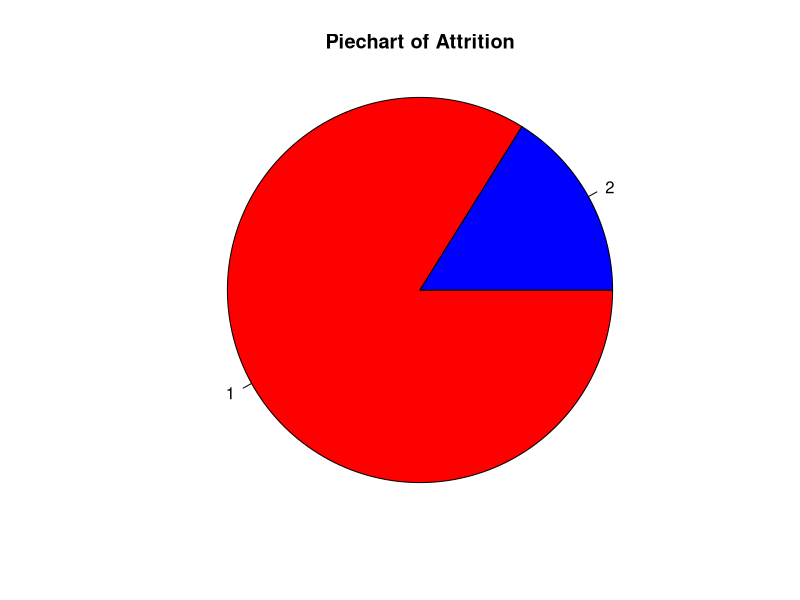
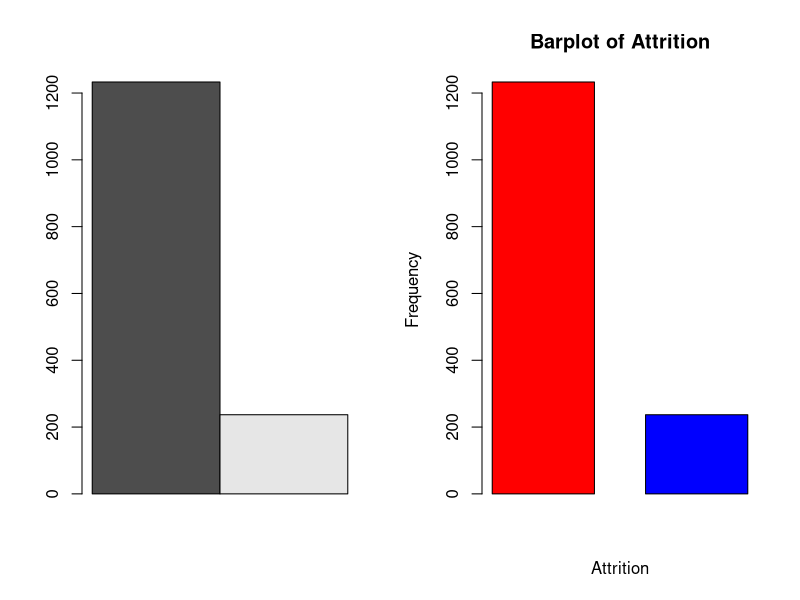
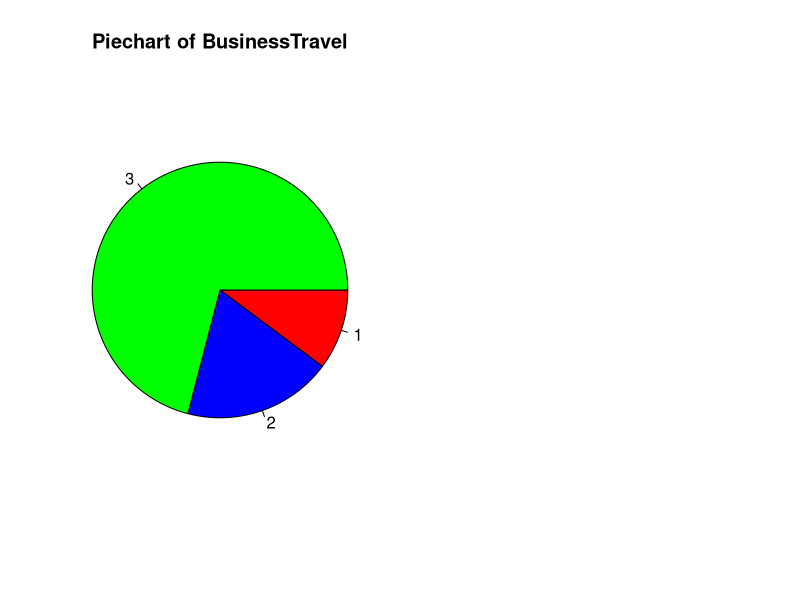
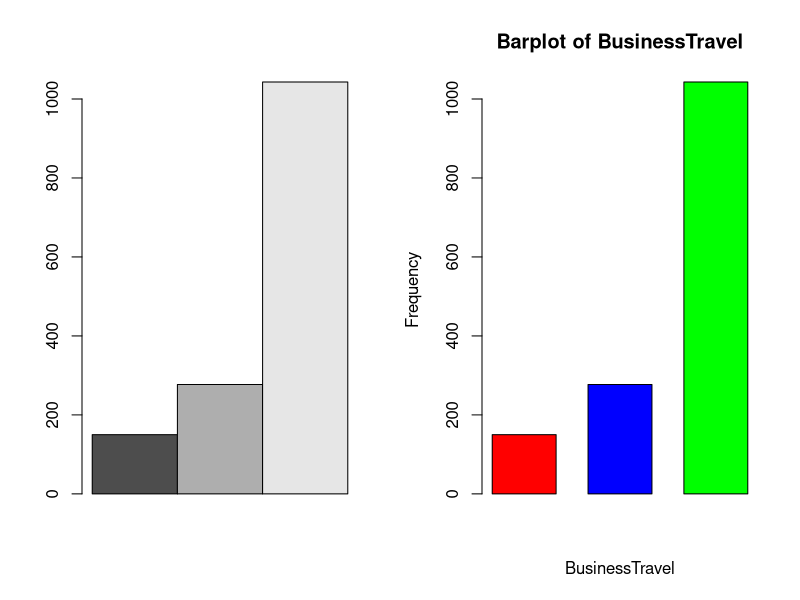
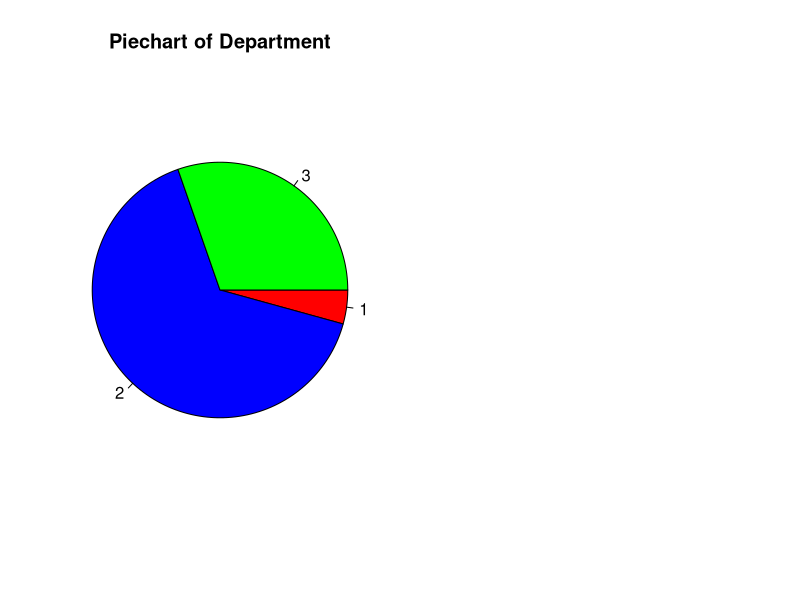
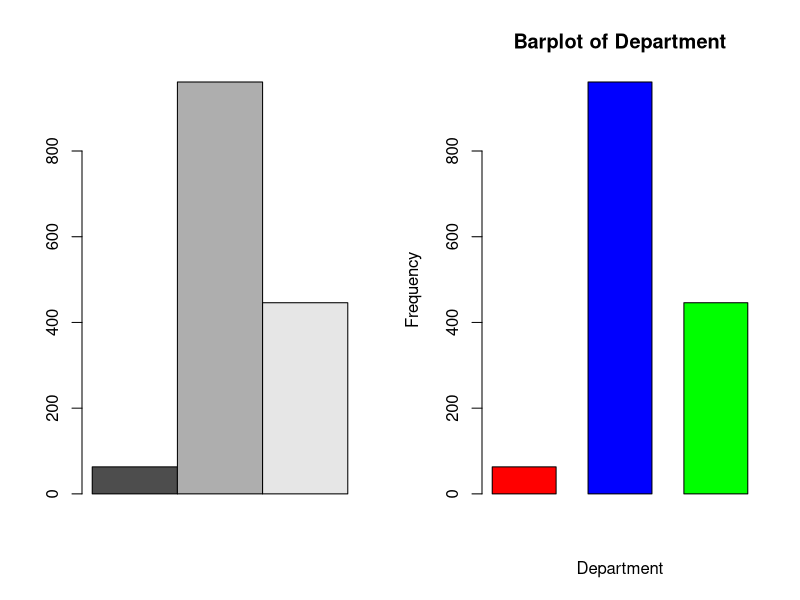
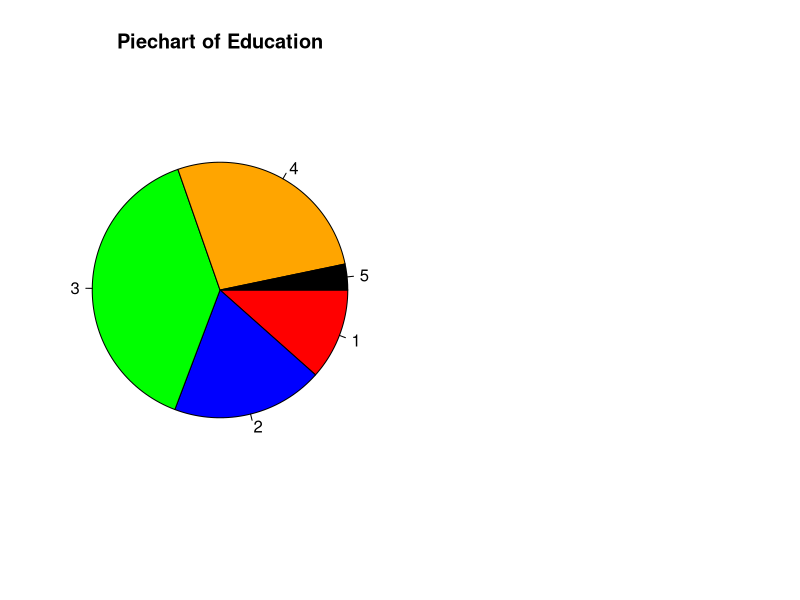
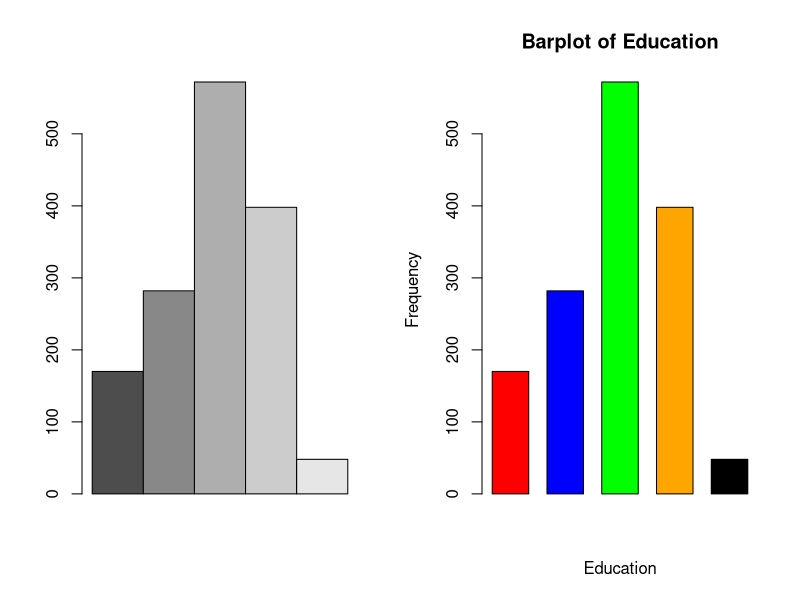

These figures' R source, in order: (Note: this script raises an error after producing the figures.)

#-----ATTRITION PROJECT------#

install.packages("stats")
install.packages("dplyr")

library(stats)#---For Data Exploration
library(dplyr)#---For Data Manipulation

getwd()
setwd("c:\\project")
getwd()

mydata<-read.csv("Attrition Case Study.csv")#Data is Loaded into mydata object from csv file
head(mydata)

str(mydata)

sum(is.na(mydata))
summary(mydata)

#----UNIVARIATE ANALYSIS

#----C

#---1
#----ATTRITION
#SUMMARIZATION
#---COUNT,PROPORTION,%,RATIO,MODE

table(mydata$Attrition)#count
table(mydata$Attrition)[1]/table(mydata$Attrition)[2]#ratio
Attrition_matrix<-as.matrix(table(mydata$Attrition))
Attrition_matrix
prop.table(table(mydata$Attrition))#proportion
round(prop.table(table(mydata$Attrition))*100,2)#percentage
table(mydata$Attrition)==max(table(mydata$Attrition))

#VISUALIZATION
#---PIECHART,BARCHART
#----ATTRITION VARIABLE
pie(Attrition_matrix,radius=1,main="Piechart of Attrition",
    col=c("red","blue"),
    labels = levels(mydata$Attrition),
    clockwise = TRUE,init.angle=0)

par(mfrow=c(1,2))
barplot(Attrition_matrix,beside =TRUE)
barplot(Attrition_matrix,beside=TRUE,
        space=0.5,
        main="Barplot of Attrition",
        xlab="Attrition",
        ylab="Frequency",
        #names.arg=c("A","N")
        names.arg = levels(mydata$Attrition),
        col = c("red","blue")
)


palette()

#---2
#----BUSINESS TRAVEL VARIABLE
#SUMMARIZATION
#---COUNT,PROPORTION,%,RATIO,MODE

table(mydata$BusinessTravel)#count
table(mydata$BusinessTravel)[1]/table(mydata$BusinessTravel)[2]#ratio
table(mydata$BusinessTravel)[2]/table(mydata$BusinessTravel)[3]#ratio
table(mydata$BusinessTravel)[1]/table(mydata$BusinessTravel)[3]#ratio
BusinessTravel_matrix<-as.matrix(table(mydata$BusinessTravel))
BusinessTravel_matrix
prop.table(table(mydata$BusinessTravel))#proportion
round(prop.table(table(mydata$BusinessTravel))*100,2)#percentage
table(mydata$BusinessTravel)==max(table(mydata$BusinessTravel))

#VISUALIZATION
#---PIECHART,BARCHART
#----ATTRITION VARIABLE
pie(BusinessTravel_matrix,radius=1,main="Piechart of BusinessTravel",
    col=c("red","blue","green"),
    labels = levels(mydata$BusinessTravel),
    clockwise = TRUE,init.angle=0)

par(mfrow=c(1,2))
barplot(BusinessTravel_matrix,beside =TRUE)
barplot(BusinessTravel_matrix,beside=TRUE,
        space=0.5,
        main="Barplot of BusinessTravel",
        xlab="BusinessTravel",
        ylab="Frequency",
        #names.arg=c("A","N")
        names.arg = levels(mydata$BusinessTravel),
        col = c("red","blue","green")
)


#---3
#----DEPARTMENT
#SUMMARIZATION
#---COUNT,PROPORTION,%,RATIO,MODE

table(mydata$Department)#count
table(mydata$Department)[1]/table(mydata$Department)[2]#ratio
table(mydata$Department)[2]/table(mydata$Department)[3]#ratio
table(mydata$Department)[1]/table(mydata$Department)[3]#ratio
Department_matrix<-as.matrix(table(mydata$Department))
Department_matrix
prop.table(table(mydata$Department))#proportion
round(prop.table(table(mydata$Department))*100,2)#percentage
table(mydata$Department)==max(table(mydata$Department))

#VISUALIZATION
#---PIECHART,BARCHART
#----ATTRITION VARIABLE
pie(Department_matrix,radius=1,main="Piechart of Department",
    col=c("red","blue","green"),
    labels = levels(mydata$Department),
    clockwise = TRUE,init.angle=0)

par(mfrow=c(1,2))
barplot(Department_matrix,beside =TRUE)
barplot(Department_matrix,beside=TRUE,
        space=0.5,
        main="Barplot of Department",
        xlab="Department",
        ylab="Frequency",
        #names.arg=c("A","N")
        names.arg = levels(mydata$Department),
        col = c("red","blue","green")
)

#---4
#----EDUCATION
#SUMMARIZATION
#---COUNT,PROPORTION,%,RATIO,MODE

table(mydata$Education)#count
table(mydata$Education)[1]/table(mydata$Education)[2]#ratio
table(mydata$Education)[2]/table(mydata$Education)[3]#ratio
table(mydata$Education)[3]/table(mydata$Education)[4]#ratio
Education_matrix<-as.matrix(table(mydata$Education))
Education_matrix
prop.table(table(mydata$Education))#proportion
round(prop.table(table(mydata$Education))*100,2)#percentage
#table(mydata$Department)==max(table(mydata$Department))

#VISUALIZATION
#---PIECHART,BARCHART
#----ATTRITION VARIABLE
pie(Education_matrix,radius=1,main="Piechart of Education",
    col=c("red","blue","green","orange","black"),
    labels = levels(mydata$Education),
    clockwise = TRUE,init.angle=0)

par(mfrow=c(1,2))
barplot(Education_matrix,beside =TRUE)
barplot(Education_matrix,beside=TRUE,
        space=0.5,
        main="Barplot of Education",
        xlab="Education",
        ylab="Frequency",
        #names.arg=c("A","N")
        names.arg = levels(mydata$Education),
        col = c("red","blue","green","orange","black")
)

#---5
#----EDUCATION FIELD
#SUMMARIZATION
#---COUNT,PROPORTION,%,RATIO,MODE

table(mydata$EducationField)#count
table(mydata$EducationField)[1]/table(mydata$EducationField)[2]#ratio
table(mydata$EducationField)[2]/table(mydata$EducationField)[3]#ratio
table(mydata$EducationField)[3]/table(mydata$EducationField)[4]#ratio
table(mydata$EducationField)[4]/table(mydata$EducationField)[5]#ratio
table(mydata$EducationField)[5]/table(mydata$EducationField)[6]#ratio
EducationField_matrix<-as.matrix(table(mydata$EducationField))
EducationField_matrix
prop.table(table(mydata$EducationField))#proportion
round(prop.table(table(mydata$EducationField))*100,2)#percentage
#table(mydata$Department)==max(table(mydata$Department))

#VISUALIZATION
#---PIECHART,BARCHART
#----ATTRITION VARIABLE
pie(EducationField_matrix,radius=1,main="Piechart of EducationField",
    col=c("red","blue","green","yellow","white","grey"),
    labels = levels(mydata$EducationField),
    clockwise = TRUE,init.angle=0)

par(mfrow=c(1,2))
barplot(EducationField_matrix,beside =TRUE)
barplot(EducationField_matrix,beside=TRUE,
        space=0.5,
        main="Barplot of EducationField",
        xlab="EducationField",
        ylab="Frequency",
        #names.arg=c("A","N")
        names.arg = levels(mydata$EducationField),
        col = c("red","blue","green","yellow","white","grey")
)

#---6
#----ENVIRONMENT SATISFACTION
#SUMMARIZATION
#---COUNT,PROPORTION,%,RATIO,MODE

table(mydata$EnvironmentSatisfaction)#count
table(mydata$EnvironmentSatisfaction)[1]/table(mydata$EnvironmentSatisfaction)[2]#ratio
table(mydata$EnvironmentSatisfaction)[2]/table(mydata$EnvironmentSatisfaction)[3]#ratio
table(mydata$EnvironmentSatisfaction)[3]/table(mydata$EnvironmentSatisfaction)[4]#ratio
#table(mydata$EducationField)[4]/table(mydata$EducationField)[5]#ratio
#table(mydata$EducationField)[5]/table(mydata$EducationField)[6]#ratio
EnvironmentSatisfaction_matrix<-as.matrix(table(mydata$EnvironmentSatisfaction))
EnvironmentSatisfaction_matrix
prop.table(table(mydata$EnvironmentSatisfaction))#proportion
round(prop.table(table(mydata$EnvironmentSatisfaction))*100,2)#percentage
#table(mydata$Department)==max(table(mydata$Department))

#VISUALIZATION
#---PIECHART,BARCHART
#----ATTRITION VARIABLE
pie(EnvironmentSatisfaction_matrix,radius=1,main="Piechart of EnvironmentSatisfaction",
    col=c("red","blue","green","yelow"),
    labels = levels(mydata$EnvironmentSatisfaction),
    clockwise = TRUE,init.angle=0)

par(mfrow=c(1,2))
barplot(EnvironmentSatisfaction_matrix,beside =TRUE)
barplot(EnvironmentSatisfaction_matrix,beside=TRUE,
        space=0.5,
        main="Barplot of EnvironmentSatisfaction",
        xlab="EnvironmentSatisfaction",
        ylab="Frequency",
        #names.arg=c("A","N")
        names.arg = levels(mydata$EnvironmentSatisfaction),
        col = c("red","blue","green","yelow")
)


#---7
#----GENDER
#SUMMARIZATION
#---COUNT,PROPORTION,%,RATIO,MODE

table(mydata$Gender)#count
table(mydata$Gender)[1]/table(mydata$Gender)[2]#ratio
Gender_matrix<-as.matrix(table(mydata$Gender))
Gender_matrix
prop.table(table(mydata$Gender))#proportion
round(prop.table(table(mydata$Gender)*100,2))#percentage
#table(mydata$Gender)==max(table(mydata$Gender))

#VISUALIZATION
#---PIECHART,BARCHART
pie(Gender_matrix,radius=1,main="Piechart of Gender",
    col=c("red","blue"),
    labels = levels(mydata$Gender),
    clockwise = TRUE,init.angle=0)

par(mfrow=c(1,2))
barplot(Gender_matrix,beside =TRUE)
barplot(Gender_matrix,beside=TRUE,
        space=0.5,
        main="Barplot of Gender",
        xlab="Gender",
        ylab="Frequency",
        #names.arg=c("A","N")
        names.arg = levels(mydata$Gender),
        col = c("blue","red")
)


#---8
#----JOB INVOLVEMENT
#SUMMARIZATION
#---COUNT,PROPORTION,%,RATIO,MODE

table(mydata$JobInvolvement)#count
table(mydata$JobInvolvement)[1]/table(mydata$JobInvolvement)[2]#ratio
table(mydata$JobInvolvement)[2]/table(mydata$JobInvolvement)[3]#ratio
table(mydata$JobInvolvement)[3]/table(mydata$JobInvolvement)[4]#ratio
JobInvolvement_matrix<-as.matrix(table(mydata$JobInvolvement))
JobInvolvement_matrix
prop.table(table(mydata$JobInvolvement))#proportion
round(prop.table(table(mydata$JobInvolvement))*100,2)#percentage
#table(mydata$Department)==max(table(mydata$Department))

#VISUALIZATION
#---PIECHART,BARCHART
pie(JobInvolvement_matrix,radius=1,main="Piechart of JobInvolvement",
    col=c("red","blue","green","yelow"),
    labels = levels(mydata$JobInvolvement),
    clockwise = TRUE,init.angle=0)

par(mfrow=c(1,2))
barplot(JobInvolvement_matrix,beside =TRUE)
barplot(JobInvolvement_matrix,beside=TRUE,
        space=0.5,
        main="Barplot of JobInvolvement",
        xlab="JobInvolvement",
        ylab="Frequency",
        #names.arg=c("A","N")
        names.arg = levels(mydata$JobInvolvement),
        col = c("red","blue","green","yelow")
)

#---9
#----JOB LEVEL
#SUMMARIZATION
#---COUNT,PROPORTION,%,RATIO,MODE

table(mydata$JobLevel)#count
table(mydata$JobLevel)[1]/table(mydata$JobLevel)[2]#ratio
table(mydata$JobLevel)[2]/table(mydata$JobLevel)[3]#ratio
table(mydata$JobLevel)[3]/table(mydata$JobLevel)[4]#ratio
JobLevel_matrix<-as.matrix(table(mydata$JobLevel))
JobLevel_matrix
prop.table(table(mydata$JobLevel))#proportion
round(prop.table(table(mydata$JobLevel))*100,2)#percentage
#table(mydata$Department)==max(table(mydata$Department))

#VISUALIZATION
#---PIECHART,BARCHART
pie(JobLevel_matrix,radius=1,main="Piechart of JobLevel",
    col=c("red","blue","green","yelow"),
    labels = levels(mydata$JobLevel),
    clockwise = TRUE,init.angle=0)

par(mfrow=c(1,2))
barplot(JobLevel_matrix,beside =TRUE)
barplot(JobLevel_matrix,beside=TRUE,
        space=0.5,
        main="Barplot of JobLevel",
        xlab="JobLevel",
        ylab="Frequency",
        #names.arg=c("A","N")
        names.arg = levels(mydata$JobLevel),
        col = c("red","blue","green","yelow")
)


#---10
#----JOB ROLE
#SUMMARIZATION
#---COUNT,PROPORTION,%,RATIO,MODE

table(mydata$JobRole)#count
table(mydata$JobRole)[1]/table(mydata$JobRole)[2]#ratio
table(mydata$JobRole)[2]/table(mydata$JobRole)[3]#ratio
table(mydata$JobRole)[3]/table(mydata$JobRole)[4]#ratio
table(mydata$JobRole)[4]/table(mydata$JobRole)[5]#ratio
table(mydata$JobRole)[5]/table(mydata$JobRole)[6]#ratio
table(mydata$JobRole)[6]/table(mydata$JobRole)[7]#ratio
table(mydata$JobRole)[7]/table(mydata$JobRole)[8]#ratio
table(mydata$JobRole)[8]/table(mydata$JobRole)[9]#ratio
table(mydata$JobRole)[5]/table(mydata$JobRole)[6]#ratio
JobRole_matrix<-as.matrix(table(mydata$EducationField))
JobRole_matrix
prop.table(table(mydata$JobRole))#proportion
round(prop.table(table(mydata$JobRole))*100,2)#percentage
#table(mydata$Department)==max(table(mydata$Department))

#VISUALIZATION
#---PIECHART,BARCHART
#----ATTRITION VARIABLE
pie(JobRole_matrix,radius=1,main="Piechart of JobRole",
    col=c("red","blue","green","yelow","white","grey","purpple","black","brown"),
    labels = levels(mydata$JobRole),
    clockwise = TRUE,init.angle=0)

par(mfrow=c(1,2))
barplot(JobRole_matrix,beside =TRUE)
barplot(JobRole_matrix,beside=TRUE,
        space=0.5,
        main="Barplot of JobRole",
        xlab="JobRole",
        ylab="Frequency",
        #names.arg=c("A","N")
        names.arg = levels(mydata$JobRole),
        col = c("red","blue","green","yelow","white","grey","purpple","black","brown")
)


#---11
#----JOB SATISFACTION
#SUMMARIZATION
#---COUNT,PROPORTION,%,RATIO,MODE

table(mydata$JobSatisfaction)#count
table(mydata$JobSatisfaction)[1]/table(mydata$JobSatisfaction)[2]#ratio
table(mydata$JobSatisfaction)[2]/table(mydata$JobSatisfaction)[3]#ratio
table(mydata$JobSatisfaction)[3]/table(mydata$JobSatisfaction)[4]#ratio
JobSatisfaction_matrix<-as.matrix(table(mydata$JobSatisfaction))
JobSatisfaction_matrix
prop.table(table(mydata$JobSatisfaction))#proportion
round(prop.table(table(mydata$JobSatisfaction))*100,2)#percentage
#table(mydata$Department)==max(table(mydata$Department))

#VISUALIZATION
#---PIECHART,BARCHART
pie(JobSatisfaction_matrix,radius=1,main="Piechart of JobSatisfaction",
    col=c("red","blue","green","yelow"),
    labels = levels(mydata$JobSatisfaction),
    clockwise = TRUE,init.angle=0)

par(mfrow=c(1,2))
barplot(JobSatisfaction_matrix,beside =TRUE)
barplot(JobSatisfaction_matrix,beside=TRUE,
        space=0.5,
        main="Barplot of JobSatisfaction",
        xlab="JobSatisfaction",
        ylab="Frequency",
        #names.arg=c("A","N")
        names.arg = levels(mydata$JobSatisfaction),
        col = c("red","blue","green","yelow")
)

#---12
#----MARITAL STATUS
#SUMMARIZATION
#---COUNT,PROPORTION,%,RATIO,MODE

table(mydata$MaritalStatus)#count
table(mydata$MaritalStatus)[1]/table(mydata$MaritalStatus)[2]#ratio
table(mydata$MaritalStatus)[2]/table(mydata$MaritalStatus)[3]#ratio
table(mydata$MaritalStatus)[1]/table(mydata$MaritalStatus)[3]#ratio
MaritalStatus_matrix<-as.matrix(table(mydata$MaritalStatus))
MaritalStatus_matrix
prop.table(table(mydata$MaritalStatus))#proportion
round(prop.table(table(mydata$MaritalStatus))*100,2)#percentage
#table(mydata$Department)==max(table(mydata$Department))

#VISUALIZATION
#---PIECHART,BARCHART
#----ATTRITION VARIABLE
pie(MaritalStatus_matrix,radius=1,main="Piechart of MaritalStatus",
    col=c("red","blue","green"),
    labels = levels(mydata$MaritalStatus),
    clockwise = TRUE,init.angle=0)

par(mfrow=c(1,2))
barplot(MaritalStatus_matrix,beside =TRUE)
barplot(MaritalStatus_matrix,beside=TRUE,
        space=0.5,
        main="Barplot of MaritalStatus",
        xlab="MaritalStatus",
        ylab="Frequency",
        #names.arg=c("A","N")
        names.arg = levels(mydata$MaritalStatus),
        col = c("red","blue","green")
)


#---13
#----OVER TIME
#SUMMARIZATION
#---COUNT,PROPORTION,%,RATIO,MODE

table(mydata$OverTime)#count
table(mydata$OverTime)[1]/table(mydata$OverTime)[2]#ratio
OverTime_matrix<-as.matrix(table(mydata$OverTime))
OverTime_matrix
prop.table(table(mydata$OverTime))#proportion
round(prop.table(table(mydata$OverTime))*100,2)#percentage
#table(mydata$Department)==max(table(mydata$Department))

#VISUALIZATION
#---PIECHART,BARCHART
#----ATTRITION VARIABLE
pie(OverTime_matrix,radius=1,main="Piechart of OverTime",
    col=c("red","blue"),
    labels = levels(mydata$OverTime),
    clockwise = TRUE,init.angle=0)

par(mfrow=c(1,2))
barplot(OverTime_matrix,beside =TRUE)
barplot(OverTime_matrix,beside=TRUE,
        space=0.5,
        main="Barplot of OverTime",
        xlab="OverTime",
        ylab="Frequency",
        #names.arg=c("A","N")
        names.arg = levels(mydata$OverTime),
        col = c("red","blue")
)


#---14
#----PERFORMANCE RATING
#SUMMARIZATION
#---COUNT,PROPORTION,%,RATIO,MODE

table(mydata$PerformanceRating)#count
table(mydata$PerformanceRating)[1]/table(mydata$PerformanceRating)[2]#ratio
table(mydata$PerformanceRating)[2]/table(mydata$PerformanceRating)[3]#ratio
table(mydata$PerformanceRating)[3]/table(mydata$PerformanceRating)[4]#ratio
table(mydata$PerformanceRating)[4]/table(mydata$PerformanceRating)[5]#ratio
PerformanceRating_matrix<-as.matrix(table(mydata$PerformanceRating))
PerformanceRating_matrix
prop.table(table(mydata$PerformanceRating))#proportion
round(prop.table(table(mydata$PerformanceRating))*100,2)#percentage
#table(mydata$Department)==max(table(mydata$Department))

#VISUALIZATION
#---PIECHART,BARCHART
pie(PerformanceRating_matrix,radius=1,main="Piechart of PerformanceRating",
    col=c("red","blue","green","yelow","orange"),
    labels = levels(mydata$PerformanceRating),
    clockwise = TRUE,init.angle=0)

par(mfrow=c(1,2))
barplot(PerformanceRating_matrix,beside =TRUE)
barplot(PerformanceRating_matrix,beside=TRUE,
        space=0.5,
        main="Barplot of PerformanceRating",
        xlab="PerformanceRating",
        ylab="Frequency",
        #names.arg=c("A","N")
        names.arg = levels(mydata$PerformanceRating),
        col = c("red","blue","green","yelow","orange")
)


#---15
#----RELATIONSHIP SATISFACTION
#SUMMARIZATION
#---COUNT,PROPORTION,%,RATIO,MODE

table(mydata$RelationshipSatisfaction)#count
table(mydata$RelationshipSatisfaction)[1]/table(mydata$RelationshipSatisfaction)[2]#ratio
table(mydata$RelationshipSatisfaction)[2]/table(mydata$RelationshipSatisfaction)[3]#ratio
table(mydata$RelationshipSatisfaction)[3]/table(mydata$RelationshipSatisfaction)[4]#ratio
RelationshipSatisfaction_matrix<-as.matrix(table(mydata$RelationshipSatisfaction))
RelationshipSatisfaction_matrix
prop.table(table(mydata$RelationshipSatisfaction))#proportion
round(prop.table(table(mydata$RelationshipSatisfaction))*100,2)#percentage
#table(mydata$Department)==max(table(mydata$Department))

#VISUALIZATION
#---PIECHART,BARCHART
pie(RelationshipSatisfaction_matrix,radius=1,main="Piechart of RelationshipSatisfaction",
    col=c("red","blue","green","yelow"),
    labels = levels(mydata$RelationshipSatisfaction),
    clockwise = TRUE,init.angle=0)

par(mfrow=c(1,2))
barplot(RelationshipSatisfaction_matrix,beside =TRUE)
barplot(RelationshipSatisfaction_matrix,beside=TRUE,
        space=0.5,
        main="Barplot of RelationshipSatisfaction",
        xlab="RelationshipSatisfaction",
        ylab="Frequency",
        #names.arg=c("A","N")
        names.arg = levels(mydata$RelationshipSatisfaction),
        col = c("red","blue","green","yelow")
)

#---16
#----STOCK OPTION LEVEL
#SUMMARIZATION
#---COUNT,PROPORTION,%,RATIO,MODE

table(mydata$StockOptionLevel)#count
table(mydata$StockOptionLevel)[1]/table(mydata$StockOptionLevel)[2]#ratio
table(mydata$StockOptionLevel)[2]/table(mydata$StockOptionLevel)[3]#ratio
table(mydata$StockOptionLevel)[3]/table(mydata$StockOptionLevel)[4]#ratio
StockOptionLevel_matrix<-as.matrix(table(mydata$StockOptionLevel))
StockOptionLevel_matrix
prop.table(table(mydata$StockOptionLevel))#proportion
round(prop.table(table(mydata$StockOptionLevel))*100,2)#percentage
#table(mydata$Department)==max(table(mydata$Department))

#VISUALIZATION
#---PIECHART,BARCHART
pie(StockOptionLevel_matrix,radius=1,main="Piechart of StockOptionLevel",
    col=c("red","blue","green","yelow"),
    labels = levels(mydata$StockOptionLevel),
    clockwise = TRUE,init.angle=0)

par(mfrow=c(1,2))
barplot(StockOptionLevel_matrix,beside =TRUE)
barplot(StockOptionLevel_matrix,beside=TRUE,
        space=0.5,
        main="Barplot of StockOptionLevel",
        xlab="StockOptionLevel",
        ylab="Frequency",
        #names.arg=c("A","N")
        names.arg = levels(mydata$StockOptionLevel),
        col = c("red","blue","green","yelow")
)


#---17
#----WORK LIFE BALANCE
#SUMMARIZATION
#---COUNT,PROPORTION,%,RATIO,MODE

table(mydata$WorkLifeBalance)#count
table(mydata$WorkLifeBalance)[1]/table(mydata$WorkLifeBalance)[2]#ratio
table(mydata$WorkLifeBalance)[2]/table(mydata$WorkLifeBalance)[3]#ratio
table(mydata$WorkLifeBalance)[3]/table(mydata$WorkLifeBalance)[4]#ratio
WorkLifeBalance_matrix<-as.matrix(table(mydata$WorkLifeBalance))
WorkLifeBalance_matrix
prop.table(table(mydata$WorkLifeBalance))#proportion
round(prop.table(table(mydata$WorkLifeBalance))*100,2)#percentage
#table(mydata$Department)==max(table(mydata$Department))

#VISUALIZATION
#---PIECHART,BARCHART
pie(WorkLifeBalance_matrix,radius=1,main="Piechart of WorkLifeBalance",
    col=c("red","blue","green","yelow"),
    labels = levels(mydata$WorkLifeBalance),
    clockwise = TRUE,init.angle=0)

par(mfrow=c(1,2))
barplot(WorkLifeBalance_matrix,beside =TRUE)
barplot(WorkLifeBalance_matrix,beside=TRUE,
        space=0.5,
        main="Barplot of WorkLifeBalance",
        xlab="WorkLifeBalance",
        ylab="Frequency",
        #names.arg=c("A","N")
        names.arg = levels(mydata$WorkLifeBalance),
        col = c("red","blue","green","yelow")
)



#----Q

#---1
#----AGE
#---Summarization
mean(mydata$Age)
median(mydata$Age)
min(mydata$Age)
max(mydata$Age)
range(mydata$Age)
sd(mydata$Age)
var(mydata$Age)
IQR(mydata$Age)
fivenum(mydata$Age)
summary(mydata$Age)
is.na(mydata$Age)

#VISUALIZATION
hist(mydata$Age)

abline(v=mean(mydata$Age),col = "blue")
abline(v=mean(mydata$Age) + 2*sd(mydata$Age),col = "blue")
#abline(v=mean(mydata$Age) + 3*sd(mydata$Age),col = "blue")
text(37,300,"Mean")
text(55,300,"Sd+2")
#text(2000,120,"Sd+3")

boxplot(mydata$Age,col = "red")
text(1.3,fivenum(mydata$Age),fivenum(mydata$Age))
text(1.3,fivenum(mydata$Age),c("Min","Q1","Mid","Q3","Max"))
boxplot(mydata$Age,col = "red")$out
boxplot(mydata$Age,col = "red")$stats
#mydata$Age[mydata$Age>boxplot(mydata$Age ,col = "red")]

par(mfrow=c(1,2))
png(filename ="plot1.png",
    height=480,width=480,units = "px")
dev.off()


#---2
#----DAILY RATE
#---Summarization
mean(mydata$DailyRate)
median(mydata$DailyRate)
min(mydata$DailyRate)
max(mydata$DailyRate)
range(mydata$DailyRate)
sd(mydata$DailyRate)
var(mydata$DailyRate)
IQR(mydata$DailyRate)
fivenum(mydata$DailyRate)
summary(mydata$DailyRate)
is.na(mydata$DailyRate)

#VISUALIZATION
hist(mydata$DailyRate)

abline(v=mean(mydata$DailyRate),col = "red")
abline(v=mean(mydata$DailyRate) + 2*sd(mydata$DailyRate),col = "red")
abline(v=mean(mydata$DailyRate) + 3*sd(mydata$DailyRate),col = "red")
text(800,100,"Mean")
#text(55,300,"Sd+2")
#text(2000,120,"Sd+3")

boxplot(mydata$DailyRate,col = "red")
text(1.3,fivenum(mydata$DailyRate),fivenum(mydata$DailyRate))
text(1.3,fivenum(mydata$DailyRate),c("Min","Q1","Mid","Q3","Max"))
boxplot(mydata$DailyRate,col = "red")$out
boxplot(mydata$DailyRate,col = "red")$stats
#mydata$Age[mydata$Age>boxplot(mydata$Age ,col = "red")]

#---3
#----DISTANCE FROM HOME
#---Summarization
mean(mydata$DistanceFromHome)
median(mydata$DistanceFromHome)
min(mydata$DistanceFromHome)
max(mydata$DistanceFromHome)
range(mydata$DistanceFromHome)
sd(mydata$DistanceFromHome)
var(mydata$DistanceFromHome)
IQR(mydata$DistanceFromHome)
fivenum(mydata$DistanceFromHome)
summary(mydata$DistanceFromHome)
is.na(mydata$DistanceFromHome)

#VISUALIZATION
hist(mydata$DistanceFromHome)

abline(v=mean(mydata$DistanceFromHome),col = "red")
abline(v=mean(mydata$DistanceFromHome) + 2*sd(mydata$DistanceFromHome),col = "red")
abline(v=mean(mydata$DistanceFromHome) + 3*sd(mydata$DistanceFromHome),col = "red")
text(8,300,"Mean")
text(26,300,"Sd+2")
#text(2000,120,"Sd+3")

boxplot(mydata$DistanceFromHome,col = "red")
text(1.3,fivenum(mydata$DistanceFromHome),fivenum(mydata$DistanceFromHome))
text(1.3,fivenum(mydata$DistanceFromHome),c("Min","Q1","Mid","Q3","Max"))
boxplot(mydata$DistanceFromHome,col = "red")$out
boxplot(mydata$DistanceFromHome,col = "red")$stats


#---4
#----EMPLOYEE NUMBER
#---Summarization
mean(mydata$EmployeeNumber)
median(mydata$EmployeeNumber)
min(mydata$EmployeeNumber)
max(mydata$EmployeeNumber)
range(mydata$EmployeeNumber)
sd(mydata$EmployeeNumber)
var(mydata$EmployeeNumber)
IQR(mydata$EmployeeNumber)
fivenum(mydata$EmployeeNumber)
summary(mydata$EmployeeNumber)
is.na(mydata$EmployeeNumber)

#VISUALIZATION
hist(mydata$EmployeeNumber)

abline(v=mean(mydata$EmployeeNumber),col = "blue")
abline(v=mean(mydata$EmployeeNumber) + 2*sd(mydata$EmployeeNumber),col = "blue")
#abline(v=mean(mydata$Age) + 3*sd(mydata$Age),col = "blue")
text(37,300,"Mean")
text(55,300,"Sd+2")
#text(2000,120,"Sd+3")

boxplot(mydata$EmployeeNumber,col = "red")
text(1.3,fivenum(mydata$EmployeeNumber),fivenum(mydata$EmployeeNumber))
text(1.3,fivenum(mydata$EmployeeNumber),c("Min","Q1","Mid","Q3","Max"))
boxplot(mydata$EmployeeNumber,col = "red")$out
boxplot(mydata$EmployeeNumber,col = "red")$stats


#---5
#----HOURLY RATE
#---Summarization
mean(mydata$HourlyRate)
median(mydata$HourlyRate)
min(mydata$HourlyRate)
max(mydata$HourlyRate)
range(mydata$HourlyRate)
sd(mydata$HourlyRate)
var(mydata$HourlyRate)
IQR(mydata$HourlyRate)
fivenum(mydata$HourlyRate)
summary(mydata$HourlyRate)
is.na(mydata$HourlyRate)

#VISUALIZATION
hist(mydata$HourlyRate)

abline(v=mean(mydata$HourlyRate),col = "red")
abline(v=mean(mydata$HourlyRate) + 2*sd(mydata$HourlyRate),col = "red")
abline(v=mean(mydata$HourlyRate) + 3*sd(mydata$HourlyRate),col = "red")
text(800,100,"Mean")
#text(55,300,"Sd+2")
#text(2000,120,"Sd+3")

boxplot(mydata$HourlyRate,col = "red")
text(1.3,fivenum(mydata$HourlyRate),fivenum(mydata$HourlyRate))
text(1.3,fivenum(mydata$HourlyRate),c("Min","Q1","Mid","Q3","Max"))
boxplot(mydata$HourlyRate,col = "red")$out
boxplot(mydata$HourlyRate,col = "red")$stats


#---6
#----MONTHLY INCOME
#---Summarization
mean(mydata$MonthlyIncome)
median(mydata$MonthlyIncome)
min(mydata$MonthlyIncome)
max(mydata$MonthlyIncome)
range(mydata$MonthlyIncome)
sd(mydata$MonthlyIncome)
var(mydata$MonthlyIncome)
IQR(mydata$MonthlyIncome)
fivenum(mydata$MonthlyIncome)
summary(mydata$MonthlyIncome)
is.na(mydata$MonthlyIncome)

#VISUALIZATION
hist(mydata$MonthlyIncome)

abline(v=mean(mydata$MonthlyIncome),col = "red")
abline(v=mean(mydata$MonthlyIncome) + 2*sd(mydata$MonthlyIncome),col = "red")
abline(v=mean(mydata$MonthlyIncome) + 3*sd(mydata$MonthlyIncome),col = "red")
text(800,100,"Mean")
#text(55,300,"Sd+2")
#text(2000,120,"Sd+3")

boxplot(mydata$MonthlyIncome,col = "red")
text(1.3,fivenum(mydata$MonthlyIncome),fivenum(mydata$MonthlyIncome))
text(1.3,fivenum(mydata$MonthlyIncome),c("Min","Q1","Mid","Q3","Max"))
boxplot(mydata$MonthlyIncome,col = "red")$out
boxplot(mydata$MonthlyIncome,col = "red")$stats


#---7
#----MONTHLY RATE
#---Summarization
mean(mydata$MonthlyRate)
median(mydata$MonthlyRate)
min(mydata$MonthlyRate)
max(mydata$MonthlyRate)
range(mydata$MonthlyRate)
sd(mydata$MonthlyRate)
var(mydata$MonthlyRate)
IQR(mydata$MonthlyRate)
fivenum(mydata$MonthlyRate)
summary(mydata$MonthlyRate)
is.na(mydata$MonthlyRate)

#VISUALIZATION
hist(mydata$MonthlyRate)

abline(v=mean(mydata$MonthlyRate),col = "red")
abline(v=mean(mydata$MonthlyRate) + 2*sd(mydata$MonthlyRate),col = "red")
abline(v=mean(mydata$MonthlyRate) + 3*sd(mydata$MonthlyRate),col = "red")
text(800,100,"Mean")
#text(55,300,"Sd+2")
#text(2000,120,"Sd+3")

boxplot(mydata$MonthlyRate,col = "red")
text(1.3,fivenum(mydata$MonthlyRate),fivenum(mydata$MonthlyRate))
text(1.3,fivenum(mydata$MonthlyRate),c("Min","Q1","Mid","Q3","Max"))
boxplot(mydata$MonthlyRate,col = "red")$out
boxplot(mydata$MonthlyRate,col = "red")$stats


#---8
#----NUM COMPANIES WORKED
#---Summarization
mean(mydata$NumCompaniesWorked)
median(mydata$NumCompaniesWorked)
min(mydata$NumCompaniesWorked)
max(mydata$NumCompaniesWorked)
range(mydata$NumCompaniesWorked)
sd(mydata$NumCompaniesWorked)
var(mydata$NumCompaniesWorked)
IQR(mydata$NumCompaniesWorked)
fivenum(mydata$NumCompaniesWorked)
summary(mydata$NumCompaniesWorked)
is.na(mydata$NumCompaniesWorked)

#VISUALIZATION
hist(mydata$NumCompaniesWorked)

abline(v=mean(mydata$NumCompaniesWorked),col = "red")
abline(v=mean(mydata$NumCompaniesWorked) + 2*sd(mydata$NumCompaniesWorked),col = "red")
abline(v=mean(mydata$NumCompaniesWorked) + 3*sd(mydata$NumCompaniesWorked),col = "red")
text(800,100,"Mean")
#text(55,300,"Sd+2")
#text(2000,120,"Sd+3")

boxplot(mydata$NumCompaniesWorked,col = "red")
text(1.3,fivenum(mydata$NumCompaniesWorked),fivenum(mydata$NumCompaniesWorked))
text(1.3,fivenum(mydata$NumCompaniesWorked),c("Min","Q1","Mid","Q3","Max"))
boxplot(mydata$NumCompaniesWorked,col = "red")$out
boxplot(mydata$NumCompaniesWorked,col = "red")$stats


#---9
#----PERCENR SALARY HIKE
#---Summarization
mean(mydata$PercentSalaryHike)
median(mydata$PercentSalaryHike)
min(mydata$PercentSalaryHike)
max(mydata$PercentSalaryHike)
range(mydata$PercentSalaryHike)
sd(mydata$PercentSalaryHike)
var(mydata$PercentSalaryHike)
IQR(mydata$PercentSalaryHike)
fivenum(mydata$PercentSalaryHike)
summary(mydata$PercentSalaryHike)
is.na(mydata$PercentSalaryHike)

#VISUALIZATION
hist(mydata$PercentSalaryHike)

abline(v=mean(mydata$PercentSalaryHike),col = "red")
abline(v=mean(mydata$PercentSalaryHike) + 2*sd(mydata$PercentSalaryHike),col = "red")
abline(v=mean(mydata$PercentSalaryHike) + 3*sd(mydata$PercentSalaryHike),col = "red")
text(800,100,"Mean")
#text(55,300,"Sd+2")
#text(2000,120,"Sd+3")

boxplot(mydata$PercentSalaryHike,col = "red")
text(1.3,fivenum(mydata$PercentSalaryHike),fivenum(mydata$PercentSalaryHike))
text(1.3,fivenum(mydata$PercentSalaryHike),c("Min","Q1","Mid","Q3","Max"))
boxplot(mydata$PercentSalaryHike,col = "red")$out
boxplot(mydata$PercentSalaryHike,col = "red")$stats


#---10
#----STANDARD HOURS
#---Summarization
mean(mydata$StandardHours)
median(mydata$StandardHours)
min(mydata$StandardHours)
max(mydata$StandardHours)
range(mydata$StandardHours)
sd(mydata$StandardHours)
var(mydata$StandardHours)
IQR(mydata$StandardHours)
fivenum(mydata$StandardHours)
summary(mydata$StandardHours)
is.na(mydata$StandardHours)

#VISUALIZATION
hist(mydata$StandardHours)

abline(v=mean(mydata$StandardHours),col = "red")
abline(v=mean(mydata$StandardHours) + 2*sd(mydata$StandardHours),col = "red")
abline(v=mean(mydata$StandardHours) + 3*sd(mydata$StandardHours),col = "red")
text(800,100,"Mean")
#text(55,300,"Sd+2")
#text(2000,120,"Sd+3")

boxplot(mydata$StandardHours,col = "red")
text(1.3,fivenum(mydata$StandardHours),fivenum(mydata$StandardHours))
text(1.3,fivenum(mydata$StandardHours),c("Min","Q1","Mid","Q3","Max"))
boxplot(mydata$StandardHours,col = "red")$out
boxplot(mydata$StandardHours,col = "red")$stats


#---11
#----TOTAL WORKING YEARS
#---Summarization
mean(mydata$TotalWorkingYears)
median(mydata$TotalWorkingYears)
min(mydata$TotalWorkingYears)
max(mydata$TotalWorkingYears)
range(mydata$TotalWorkingYears)
sd(mydata$TotalWorkingYears)
var(mydata$TotalWorkingYears)
IQR(mydata$TotalWorkingYears)
fivenum(mydata$TotalWorkingYears)
summary(mydata$TotalWorkingYears)
is.na(mydata$TotalWorkingYears)

#VISUALIZATION
hist(mydata$TotalWorkingYears)

abline(v=mean(mydata$TotalWorkingYears),col = "red")
abline(v=mean(mydata$TotalWorkingYears) + 2*sd(mydata$TotalWorkingYears),col = "red")
abline(v=mean(mydata$TotalWorkingYears) + 3*sd(mydata$TotalWorkingYears),col = "red")
text(800,100,"Mean")
#text(55,300,"Sd+2")
#text(2000,120,"Sd+3")

boxplot(mydata$TotalWorkingYears,col = "red")
text(1.3,fivenum(mydata$TotalWorkingYears),fivenum(mydata$TotalWorkingYears))
text(1.3,fivenum(mydata$TotalWorkingYears),c("Min","Q1","Mid","Q3","Max"))
boxplot(mydata$TotalWorkingYears,col = "red")$out
boxplot(mydata$TotalWorkingYears,col = "red")$stats



#---12
#----TRAINING TIMES LAST YEAR
#---Summarization
mean(mydata$TrainingTimesLastYear)
median(mydata$TrainingTimesLastYear)
min(mydata$TrainingTimesLastYear)
max(mydata$TrainingTimesLastYear)
range(mydata$TrainingTimesLastYear)
sd(mydata$TrainingTimesLastYear)
var(mydata$TrainingTimesLastYear)
IQR(mydata$TrainingTimesLastYear)
fivenum(mydata$TrainingTimesLastYear)
summary(mydata$TrainingTimesLastYear)
is.na(mydata$TrainingTimesLastYear)

#VISUALIZATION
hist(mydata$TrainingTimesLastYear)

abline(v=mean(mydata$TrainingTimesLastYear),col = "red")
abline(v=mean(mydata$TrainingTimesLastYear) + 2*sd(mydata$TrainingTimesLastYear),col = "red")
abline(v=mean(mydata$TrainingTimesLastYear) + 3*sd(mydata$TrainingTimesLastYear),col = "red")
text(800,100,"Mean")
#text(55,300,"Sd+2")
#text(2000,120,"Sd+3")

boxplot(mydata$TrainingTimesLastYear,col = "red")
text(1.3,fivenum(mydata$TrainingTimesLastYear),fivenum(mydata$TrainingTimesLastYear))
text(1.3,fivenum(mydata$TrainingTimesLastYear),c("Min","Q1","Mid","Q3","Max"))
boxplot(mydata$TrainingTimesLastYear,col = "red")$out
boxplot(mydata$TrainingTimesLastYear,col = "red")$stats


#---13
#----YEARS AT COMPANY
#---Summarization
mean(mydata$YearsAtCompany)
median(mydata$YearsAtCompany)
min(mydata$YearsAtCompany)
max(mydata$YearsAtCompany)
range(mydata$YearsAtCompany)
sd(mydata$YearsAtCompany)
var(mydata$YearsAtCompany)
IQR(mydata$YearsAtCompany)
fivenum(mydata$YearsAtCompany)
summary(mydata$YearsAtCompany)
is.na(mydata$YearsAtCompany)

#VISUALIZATION
hist(mydata$YearsAtCompany)

abline(v=mean(mydata$YearsAtCompany),col = "red")
abline(v=mean(mydata$YearsAtCompany) + 2*sd(mydata$YearsAtCompany),col = "red")
abline(v=mean(mydata$YearsAtCompany) + 3*sd(mydata$YearsAtCompany),col = "red")
text(800,100,"Mean")
#text(55,300,"Sd+2")
#text(2000,120,"Sd+3")

boxplot(mydata$YearsAtCompany,col = "red")
text(1.3,fivenum(mydata$YearsAtCompany),fivenum(mydata$YearsAtCompany))
text(1.3,fivenum(mydata$YearsAtCompany),c("Min","Q1","Mid","Q3","Max"))
boxplot(mydata$YearsAtCompany,col = "red")$out
boxplot(mydata$YearsAtCompany,col = "red")$stats

#---14
#----YEARS IN CURRENT ROLE
#---Summarization
mean(mydata$YearsInCurrentRole)
median(mydata$YearsInCurrentRole)
min(mydata$YearsInCurrentRole)
max(mydata$YearsInCurrentRole)
range(mydata$YearsInCurrentRole)
sd(mydata$YearsInCurrentRole)
var(mydata$YearsInCurrentRole)
IQR(mydata$YearsInCurrentRole)
fivenum(mydata$YearsInCurrentRole)
summary(mydata$YearsInCurrentRole)
is.na(mydata$YearsInCurrentRole)

#VISUALIZATION
hist(mydata$YearsInCurrentRole)

abline(v=mean(mydata$YearsInCurrentRole),col = "red")
abline(v=mean(mydata$YearsInCurrentRole) + 2*sd(mydata$YearsInCurrentRole),col = "red")
abline(v=mean(mydata$YearsInCurrentRole) + 3*sd(mydata$YearsInCurrentRole),col = "red")
text(800,100,"Mean")
#text(55,300,"Sd+2")
#text(2000,120,"Sd+3")

boxplot(mydata$YearsInCurrentRole,col = "red")
text(1.3,fivenum(mydata$YearsInCurrentRole),fivenum(mydata$YearsInCurrentRole))
text(1.3,fivenum(mydata$YearsInCurrentRole),c("Min","Q1","Mid","Q3","Max"))
boxplot(mydata$YearsInCurrentRole,col = "red")$out
boxplot(mydata$YearsInCurrentRole,col = "red")$stats


#---15
#----YEARS SINCE LAST PROMOTION
#---Summarization
mean(mydata$YearsSinceLastPromotion)
median(mydata$YearsSinceLastPromotion)
min(mydata$YearsSinceLastPromotion)
max(mydata$YearsSinceLastPromotion)
range(mydata$YearsSinceLastPromotion)
sd(mydata$YearsSinceLastPromotion)
var(mydata$YearsSinceLastPromotion)
IQR(mydata$YearsSinceLastPromotion)
fivenum(mydata$YearsSinceLastPromotion)
summary(mydata$YearsSinceLastPromotion)
is.na(mydata$YearsSinceLastPromotion)

#VISUALIZATION
hist(mydata$YearsSinceLastPromotion)

abline(v=mean(mydata$YearsSinceLastPromotion),col = "red")
abline(v=mean(mydata$YearsSinceLastPromotion) + 2*sd(mydata$YearsSinceLastPromotion),col = "red")
abline(v=mean(mydata$YearsSinceLastPromotion) + 3*sd(mydata$YearsSinceLastPromotion),col = "red")
text(800,100,"Mean")
#text(55,300,"Sd+2")
#text(2000,120,"Sd+3")

boxplot(mydata$YearsSinceLastPromotion,col = "red")
text(1.3,fivenum(mydata$YearsSinceLastPromotion),fivenum(mydata$YearsSinceLastPromotion))
text(1.3,fivenum(mydata$YearsSinceLastPromotion),c("Min","Q1","Mid","Q3","Max"))
boxplot(mydata$YearsSinceLastPromotion,col = "red")$out
boxplot(mydata$YearsSinceLastPromotion,col = "red")$stats


#---16
#----YEARS WITH CURRENT MANAGER
#---Summarization
mean(mydata$YearsWithCurrManager)
median(mydata$YearsWithCurrManager)
min(mydata$YearsWithCurrManager)
max(mydata$YearsWithCurrManager)
range(mydata$YearsWithCurrManager)
sd(mydata$YearsWithCurrManager)
var(mydata$YearsWithCurrManager)
IQR(mydata$YearsWithCurrManager)
fivenum(mydata$YearsWithCurrManager)
summary(mydata$YearsWithCurrManager)
is.na(mydata$YearsWithCurrManager)

#VISUALIZATION
hist(mydata$YearsWithCurrManager)

abline(v=mean(mydata$YearsWithCurrManager),col = "red")
abline(v=mean(mydata$YearsWithCurrManager) + 2*sd(mydata$YearsWithCurrManager),col = "red")
abline(v=mean(mydata$YearsWithCurrManager) + 3*sd(mydata$YearsWithCurrManager),col = "red")
text(800,100,"Mean")
#text(55,300,"Sd+2")
#text(2000,120,"Sd+3")

boxplot(mydata$YearsWithCurrManager,col = "red")
text(1.3,fivenum(mydata$YearsWithCurrManager),fivenum(mydata$YearsWithCurrManager))
text(1.3,fivenum(mydata$YearsWithCurrManager),c("Min","Q1","Mid","Q3","Max"))
boxplot(mydata$YearsWithCurrManager,col = "red")$out
boxplot(mydata$YearsWithCurrManager,col = "red")$stats


#----------------------BIVARIATE ANALYSIS----------------------#

#------C-->Q
#SUMMARIZATION 
#VISUALIZATION

#---JobInvolvement->Age
boxplot(mydata$Age~mydata$JobInvolvement,
        col=c(2,4))$stats
#anova F test
summary(aov(mydata$JobInvolvement~mydata$Age))

#---JobLevel->Age
boxplot(mydata$Age~mydata$JobLevel,
        col=c(2,4))$stats

#---JobRole->Age
boxplot(mydata$Age~mydata$JobRole,
        col=c(2,4))$stats

####--------DistanceFromHome
boxplot(mydata$DistanceFromHome~mydata$Attrition,col=c(2,4))
#anova F test
summary(aov(mydata$DistanceFromHome~mydata$Attrition))
#t<-table(mydata$DistanceFromHome,mydata$Attrition)
#barplot(t,col = c(2,4),beside = TRUE)
####--------MonthlyIncome
boxplot(mydata$MonthlyIncome~mydata$Attrition,col=c(2,4))$stats
#anova F test
summary(aov(mydata$MonthlyIncome~mydata$Attrition))

##-----MonthlyRate
boxplot(mydata$MonthlyRate~mydata$Attrition,col=c(2,4))$stats
#anova F test
summary(aov(mydata$MonthlyRate~mydata$Attrition))

####-------TotalWorkingYears
boxplot(mydata$TotalWorkingYears~mydata$Attrition,col=c(2,4))$stats
#anova F test
summary(aov(mydata$TotalWorkingYears~mydata$Attrition))

####-------YearsAtCompany
boxplot(mydata$YearsAtCompany~mydata$Attrition,col=c(2,4))$stats
#anova F test
summary(aov(mydata$YearsAtCompany~mydata$Attrition))

####-------YearsInCurrentRole
boxplot(mydata$YearsInCurrentRole~mydata$Attrition,col=c(2,4))$stats
#anova F test
summary(aov(mydata$YearsInCurrentRole~mydata$Attrition))

####--------YearsWithCurrManager
boxplot(mydata$YearsWithCurrManager~mydata$Attrition,col=c(2,4))$stats
#anova F test
summary(aov(mydata$YearsWithCurrManager~mydata$Attrition))



#C-->C
#SUMMARIZATION 
#Comparative Proportion
library(vcd)

####-------Attrition rate with BusinessTravel
mytable<-xtabs(~BusinessTravel + Attrition ,data=mydata)
prop.table(mytable,1)
#VISUALIZATION
#Contingency Table
chi.tab1<-table(mydata$BusinessTravel,mydata$Attrition)
#TOH
#Chi-Square Test
chi.test1<-chisq.test(chi.tab1)
chi.test1
chi.test1$observed
chi.test1$expected
chi.test1$residuals
sum((chi.test1$residuals)^2)
mosaic(mytable,shade = TRUE, main = "mydata")
?mosaic
library(ggplot2)

# grouped bar plot

ggplot(mydata,aes(Attrition, 
       BusinessTravel)) + 
    geom_bar(position = "stack")

####--------Department wise Attrition Rate
mytable<-xtabs(~Department + Attrition ,data=mydata)
prop.table(mytable,1)
chi.tab1<-table(mydata$Department,mydata$Attrition)
#TOH
#Chi-Square Test
chi.test1<-chisq.test(chi.tab1)
chi.test1
mosaic(mytable,shade = TRUE, main = "mydata")

##------Educationwise Attrition Rate
mytable<-xtabs(~Education + Attrition ,data=mydata)
prop.table(mytable,1)
chi.tab1<-table(mydata$Education,mydata$Attrition)
#TOH
#Chi-Square Test
chi.test1<-chisq.test(chi.tab1)
chi.test1
mosaic(mytable,shade = TRUE, main = "mydata")

####----------EducationFieldwise Attrition Rate
mytable<-xtabs(~EducationField + Attrition ,data=mydata)
prop.table(mytable,1)
chi.tab1<-table(mydata$EducationField,mydata$Attrition)
#TOH
#Chi-Square Test
chi.test1<-chisq.test(chi.tab1)
chi.test1
mosaic(mytable,shade = TRUE, main = "mydata")

####----------Effect of EnvironmentSatisfaction on Attrition
mytable<-xtabs(~EnvironmentSatisfaction + Attrition ,data=mydata)
prop.table(mytable,1)
chi.tab1<-table(mydata$EnvironmentSatisfaction,mydata$Attrition)
#TOH
#Chi-Square Test
chi.test1<-chisq.test(chi.tab1)
chi.test1
mosaic(mytable,shade = TRUE, main = "mydata")

##---Attrition Rate with Gender
mytable<-xtabs(~Gender + Attrition ,data=mydata)
prop.table(mytable,1)
chi.tab1<-table(mydata$Gender,mydata$Attrition)
#TOH
#Chi-Square Test
chi.test1<-chisq.test(chi.tab1)
chi.test1
mosaic(mytable,shade = TRUE, main = "mydata")

####--------Attrition Rate with JobInvolvement
mytable<-xtabs(~JobInvolvement + Attrition ,data=mydata)
prop.table(mytable,1)
chi.tab1<-table(mydata$JobInvolvement,mydata$Attrition)
#TOH
#Chi-Square Test
chi.test1<-chisq.test(chi.tab1)
chi.test1
mosaic(mytable,shade = TRUE, main = "mydata")

####--------Effect of JobLevel on Attrition rate
mytable<-xtabs(~JobLevel + Attrition ,data=mydata)
prop.table(mytable,1)
chi.tab1<-table(mydata$JobLevel,mydata$Attrition)
#TOH
#Chi-Square Test
chi.test1<-chisq.test(chi.tab1)
chi.test1
mosaic(mytable,shade = TRUE, main = "mydata")

####--------Effect of JobRole on Attrition rate
mytable<-xtabs(~JobRole + Attrition ,data=mydata)
prop.table(mytable,1)
chi.tab1<-table(mydata$JobRole,mydata$Attrition)
#TOH
#Chi-Square Test
chi.test1<-chisq.test(chi.tab1)
chi.test1
mosaic(mytable,shade = TRUE, main = "mydata")

####--------Effect of JobSatisfaction on Attrition rate
mytable<-xtabs(~JobSatisfaction + Attrition ,data=mydata)
prop.table(mytable,1)
chi.tab1<-table(mydata$JobSatisfaction,mydata$Attrition)
#TOH
#Chi-Square Test
chi.test1<-chisq.test(chi.tab1)
chi.test1
mosaic(mytable,shade = TRUE, main = "mydata")

####---------Effect of MaritalStatus on Attrition rate
mytable<-xtabs(~MaritalStatus + Attrition ,data=mydata)
prop.table(mytable,1)
mosaic(mytable,shade = TRUE, main = "mydata")

####---------Effect of OverTime on Attrition rate
mytable<-xtabs(~OverTime + Attrition ,data=mydata)
prop.table(mytable,1)
mosaic(mytable,shade = TRUE, main = "mydata")

##--Effect of PerformanceRating on Attrition rate
mytable<-xtabs(~PerformanceRating + Attrition ,data=mydata)
prop.table(mytable,1)
mosaic(mytable,shade = TRUE, main = "mydata")

####---------Effect of RelationSatisfaction on Attrition rate
mytable<-xtabs(~RelationshipSatisfaction + Attrition ,data=mydata)
prop.table(mytable,1)
mosaic(mytable,shade = TRUE, main = "mydata")

####---------Effect of WorkLifeBalance on Attrition rate
mytable<-xtabs(~WorkLifeBalance + Attrition ,data=mydata)
prop.table(mytable,1)
mosaic(mytable,shade = TRUE, main = "mydata")



#########---------------------------MODEL BUILDING---------------------------#########

set.seed(1)
a<-11:20
a
a.train<- sample(length(a),0.6*length(a) )
a.train
a[a.train]
a[-a.train]

nrow(mydata)
train<-sample(1:nrow(mydata),0.7*nrow(mydata))
train
test<-(-train)
test

mydatalm1<-lm(Attrition~DistanceFromHome,data=mydata)
summary(mydatalm1)
coef(mydatalm1)

#boxplot(mydata$Attrition,mydata$DistanceFromHome)
#abline(mydatalm1)


TSS<- sum((mydata$Attrition-mean(mydata$Attrition))^2)
TSS
#RSS(sum(y-yhat))
RSS1<-sum((mydata$Attrition-mydatalm1$fitted.values)^2)
RSS1
RSS1<-sum((mydatalm1$residuals)^2)
points(mydata$DistanceFromHome,mydatalm1$fitted.values,pch=3)
#RSQ
(TSS-RSS1)/TSS
#Adj RSQ
summary(mydatalm1)$adj.r.squared
#RSE-Residual Standard Error
summary(mydatalm1)$sigma
#Summary
summary(mydatalm1)
#Homoscedastic(mean(residual)=0,var=constant,residual=normal)
mean(mydatalm1$residuals)
shapiro.test(mydatalm1$residuals)#HO:Normal,Ha:Not Normal
#Plots
#plot(mydatalm1,1)
#plot(mydatalm1,3)
#Prediction



mydatalm2<-lm(Attrition~BusinessTravel+DistanceFromHome,data=mydata)
summary(mydatalm2)
coef(mydatalm2)

#boxplot(mydata$Attrition,mydata$DistanceFromHome)
#abline(mydatalm1)


TSS<- sum((mydata$Attrition-mean(mydata$Attrition))^2)
TSS
#RSS(sum(y-yhat))
RSS2<-sum((mydata$Attrition-mydatalm2$fitted.values)^2)
RSS2
RSS2<-sum((mydatalm2$residuals)^2)
#RSQ
(TSS-RSS2)/TSS
#Adj RSQ
summary(mydatalm2)$adj.r.squared
#RSE-Residual Standard Error
summary(mydatalm2)$sigma
#Summary
summary(mydatalm2)
#Homoscedastic(mean(residual)=0,var=constant,residual=normal)
mean(mydatalm2$residuals)



mydatalm3<-lm(Attrition~BusinessTravel+DistanceFromHome+EnvironmentSatisfaction,data=mydata)
summary(mydatalm3)
coef(mydatalm3)

TSS<- sum((mydata$Attrition-mean(mydata$Attrition))^2)
TSS
#RSS(sum(y-yhat))
RSS1<-sum((mydata$Attrition-mydatalm1$fitted.values)^2)
RSS1
RSS1<-sum((mydatalm1$residuals)^2)
points(mydata$DistanceFromHome,mydatalm1$fitted.values,pch=3)
#RSQ
(TSS-RSS1)/TSS
#Adj RSQ
summary(mydatalm1)$adj.r.squared
#RSE-Residual Standard Error
summary(mydatalm1)$sigma
#Summary
summary(mydatalm1)
#Homoscedastic(mean(residual)=0,var=constant,residual=normal)
mean(mydatalm1$residuals)



mydatalm4<-lm(Attrition~BusinessTravel+DistanceFromHome+EnvironmentSatisfaction+JobInvolvement,data=mydata)
summary(mydatalm4)


mydatalm5<-lm(Attrition~BusinessTravel+DistanceFromHome+EnvironmentSatisfaction+JobInvolvement
              +JobLevel,data=mydata)
summary(mydatalm5)



mydatalm6<-lm(Attrition~BusinessTravel+DistanceFromHome+EnvironmentSatisfaction+JobInvolvement
              +JobLevel+JobSatisfaction,data=mydata)
summary(mydatalm6)


mydatalm7<-lm(Attrition~BusinessTravel+DistanceFromHome+EnvironmentSatisfaction+JobInvolvement
              +JobLevel+JobSatisfaction+OverTime,data=mydata)
summary(mydatalm7)
